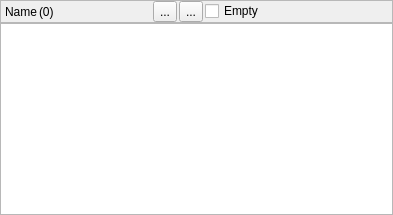
<?xml version="1.0" encoding="UTF-8"?>
<ui version="4.0">
 <class>Frame</class>
 <widget class="QFrame" name="Frame">
  <property name="geometry">
   <rect>
    <x>0</x>
    <y>0</y>
    <width>393</width>
    <height>214</height>
   </rect>
  </property>
  <property name="windowTitle">
   <string>Frame</string>
  </property>
  <property name="frameShape">
   <enum>QFrame::NoFrame</enum>
  </property>
  <property name="frameShadow">
   <enum>QFrame::Plain</enum>
  </property>
  <layout class="QVBoxLayout" name="verticalLayout_2">
   <property name="spacing">
    <number>0</number>
   </property>
   <property name="margin">
    <number>0</number>
   </property>
   <item>
    <widget class="QFrame" name="titleFrame">
     <property name="frameShape">
      <enum>QFrame::StyledPanel</enum>
     </property>
     <property name="frameShadow">
      <enum>QFrame::Plain</enum>
     </property>
     <layout class="QHBoxLayout" name="horizontalLayout">
      <property name="spacing">
       <number>2</number>
      </property>
      <property name="leftMargin">
       <number>4</number>
      </property>
      <property name="topMargin">
       <number>0</number>
      </property>
      <property name="rightMargin">
       <number>4</number>
      </property>
      <property name="bottomMargin">
       <number>0</number>
      </property>
      <item>
       <widget class="QLabel" name="nameLabel">
        <property name="text">
         <string>Name</string>
        </property>
       </widget>
      </item>
      <item>
       <widget class="QLabel" name="numLabel">
        <property name="text">
         <string>(0)</string>
        </property>
       </widget>
      </item>
      <item>
       <spacer name="horizontalSpacer_3">
        <property name="orientation">
         <enum>Qt::Horizontal</enum>
        </property>
        <property name="sizeHint" stdset="0">
         <size>
          <width>40</width>
          <height>20</height>
         </size>
        </property>
       </spacer>
      </item>
      <item>
       <widget class="QToolButton" name="addButton">
        <property name="toolTip">
         <string>Add selected assets</string>
        </property>
        <property name="text">
         <string>...</string>
        </property>
       </widget>
      </item>
      <item>
       <widget class="QToolButton" name="removeButton">
        <property name="toolTip">
         <string>Remove selected assets</string>
        </property>
        <property name="text">
         <string>...</string>
        </property>
       </widget>
      </item>
      <item>
       <widget class="QCheckBox" name="emptyButton">
        <property name="toolTip">
         <string>Zero Assets Shot (Create only camera)</string>
        </property>
        <property name="text">
         <string>Empty</string>
        </property>
       </widget>
      </item>
      <item>
       <spacer name="horizontalSpacer">
        <property name="orientation">
         <enum>Qt::Horizontal</enum>
        </property>
        <property name="sizeHint" stdset="0">
         <size>
          <width>40</width>
          <height>20</height>
         </size>
        </property>
       </spacer>
      </item>
      <item>
       <widget class="QLabel" name="iconLabel">
        <property name="minimumSize">
         <size>
          <width>25</width>
          <height>0</height>
         </size>
        </property>
        <property name="text">
         <string/>
        </property>
       </widget>
      </item>
     </layout>
    </widget>
   </item>
   <item>
    <widget class="QListWidget" name="listBox">
     <property name="sizePolicy">
      <sizepolicy hsizetype="Expanding" vsizetype="Minimum">
       <horstretch>0</horstretch>
       <verstretch>0</verstretch>
      </sizepolicy>
     </property>
     <property name="focusPolicy">
      <enum>Qt::NoFocus</enum>
     </property>
     <property name="selectionMode">
      <enum>QAbstractItemView::ExtendedSelection</enum>
     </property>
    </widget>
   </item>
  </layout>
 </widget>
 <resources/>
 <connections>
  <connection>
   <sender>emptyButton</sender>
   <signal>toggled(bool)</signal>
   <receiver>removeButton</receiver>
   <slot>setDisabled(bool)</slot>
   <hints>
    <hint type="sourcelabel">
     <x>230</x>
     <y>5</y>
    </hint>
    <hint type="destinationlabel">
     <x>193</x>
     <y>18</y>
    </hint>
   </hints>
  </connection>
  <connection>
   <sender>emptyButton</sender>
   <signal>toggled(bool)</signal>
   <receiver>addButton</receiver>
   <slot>setDisabled(bool)</slot>
   <hints>
    <hint type="sourcelabel">
     <x>235</x>
     <y>4</y>
    </hint>
    <hint type="destinationlabel">
     <x>173</x>
     <y>6</y>
    </hint>
   </hints>
  </connection>
 </connections>
</ui>
